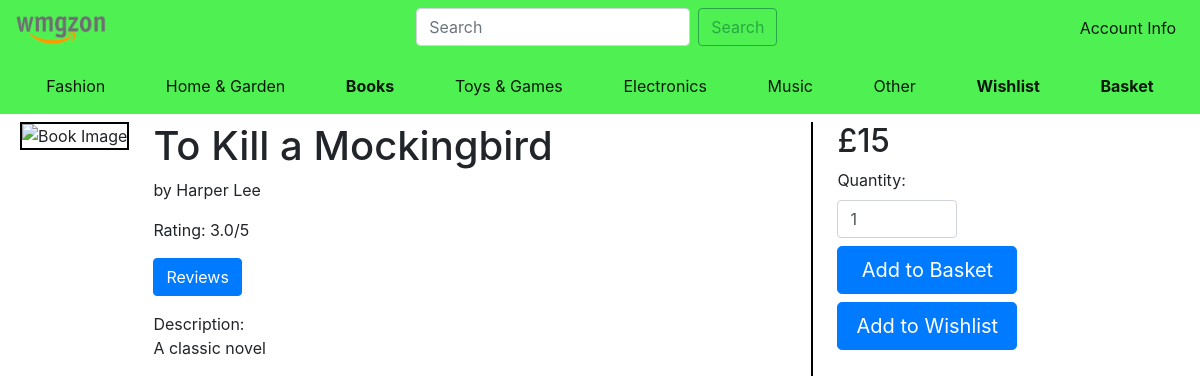
Screenshot of /books/1 with the database file from the repository.
### application/models.py (models this page shows, shortened)
class Book(db.Model):
    id = db.Column(db.Integer(), primary_key=True)
    title = db.Column(db.String(length=50), nullable=False, unique=True)
    price = db.Column(db.Integer(), nullable=False)
    barcode = db.Column(db.String(length=12), nullable=False, unique=True)
    description = db.Column(db.String(length=1024), nullable=False)
    author = db.Column(db.String(length=50), nullable=False)
    release_year = db.Column(db.Integer(), nullable=False)
    genre = db.Column(db.String(length=50), nullable=False)
    blurb = db.Column(db.String(length=200), nullable=False)
    stock = db.Column(db.Integer(), nullable=False)
    book_picture = db.Column(db.LargeBinary, nullable=True)
    delisted = db.Column(db.Boolean(), nullable=False, default=False)

### application/routes.py (the view, shortened to what this page needs)
@books.route('/books/<id>', methods=['GET', 'POST'])
def home_page(id):
    form = ReviewForm()
    form2 = AddToBasketForm()
    if request.method == "GET":
        if current_user.is_authenticated:
            admin_or_not = current_user.is_admin
        else:
            admin_or_not = False
        book = Book.query.filter_by(id=id).first()
        book_review = Review.query.filter_by(book_id=id).all()
        average_rating = 0.0
        total_reviews = len(book_review)
        if total_reviews > 0:
            for review in book_review:
                average_rating += review.rating
            average_rating /= total_reviews
        similar_books = Book.query.filter_by(genre=book.genre).all()
        return render_template('individual-book.html', book=book, reviews=book_review, similar_books=similar_books, average_rating=average_rating, form=form, form2=form2, admin=admin_or_not)

### application/forms.py
class ReviewForm(FlaskForm):
    review = StringField(label='Review Text', validators=[DataRequired()])
    submit = SubmitField(label='Submit Review')

class AddToBasketForm(FlaskForm):
    quantity = IntegerField('Quantity:', validators=[DataRequired(), NumberRange(min=0)])
    submit = SubmitField('Add to Basket')

### application/templates/individual-book.html (shortened to what this page needs)
{% extends 'base.html' %} {% block title %} {{ book.title}} {% endblock %} {%
block content %}
<div id="info-div">
  <div id="main-info">
    {% if book.book_picture %}
    <div>
      <img
        class="temp-img"
        src="{{ url_for('books.display', book_id=book.id) }}"
        alt="Book Image"
      />
    </div>
    {% endif %}
    <div id="book-info">
      <div id="description">
        <h1>{{book.title}}</h1>
        <p>by {{book.author}}</p>
        {% if average_rating %}
        <p>Rating: {{average_rating}}/5</p>
        <a
          class="btn btn-primary"
          data-toggle="collapse"
          href="#collapseReviews"
          role="button"
          aria-expanded="false"
          aria-controls="collapseReviews"
        >
          Reviews
        </a>
        {% else %}
        <p>no reviews yet</p>
        {% endif %}
        <p id="description-text">
          Description: <br />
          {{book.description}}
        </p>
      </div>
      <div id="price-description">
        <h2>£{{book.price}}</h2>
        {% if book.stock %}
        <form method="POST">
          {{ form2.hidden_tag() }} {{ form2.quantity.label() }} {{
          form2.quantity(class="form-control", value=1, id="quantity-btn",
          max=book.stock) }}
          <button
            type="submit"
            name="action"
            value="add_to_basket"
            class="btn btn-lg btn-block btn-primary"
            id="add-to-basket-btn"
          >
            Add to Basket
          </button>
          <button
            type="submit"
            name="action"
            value="add_to_wishlist"
            class="btn btn-lg btn-block btn-primary"
            id="buy-now-btn"
          >
            Add to Wishlist
          </button>
        </form>
        {% else %}
        <p>Out of Stock!!!!</p>
        {% endif %}
      </div>
    </div>
  </div>
</div>
{% endblock %}

### application/static/book.css (style rules this page uses)
html, body { height: 100%; margin: 0; padding: 0; }
.temp-img { width: 45vh; height: 60vh; border: 2px solid black; }
#info-div { display: flex; flex-direction: column; margin-left: 1vh; margin-top: 1vh; width: 100%; }
#main-info { display: flex; margin-left: 1.5vh; }
#book-info { display: flex; justify-content: space-between; margin-left: 3vh; width: 75vw; }
#add-to-basket-btn, #buy-now-btn { width: 15vw; margin: 1vh 0; }
#quantity-btn { width: 10vw; }
#description { border-right: 2px solid black; width: 55vw; }
#price-description { padding-right: 3vw; }
#description-text { margin-top: 2vh; }

### rows the page displays
Book: title "To Kill a Mockingbird", author "Harper Lee", description "A classic novel", price "15"

### other values shown
{{ average_rating }} "3.0"
